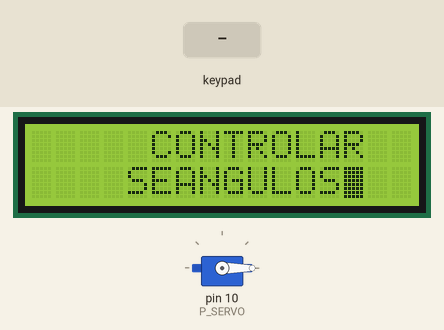
This sketch was run on a simulated Arduino Uno, built with avr-gcc and run on an emulated ATmega328P. Parts: 16×2 character LCD, servo. The inputs (shaded band) are chosen by the test bench.

Above: at 0.7 s.
1.3 s: keypad keys 1 2 * pressed 0.4 s apart
At 4.5 s:
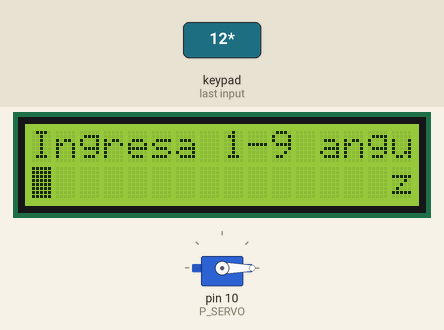
5.5 s: key '1' pressed
At 6.7 s:
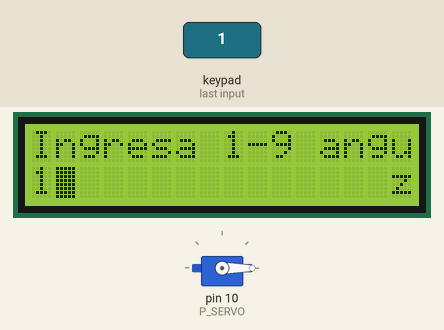
7.0 s: key '2' pressed
At 7.6 s:
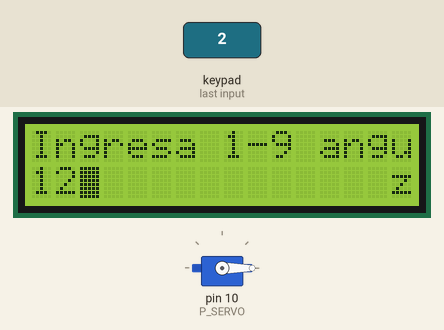
8.5 s: keypad keys 1 2 pressed 0.4 s apart
At 10.1 s:
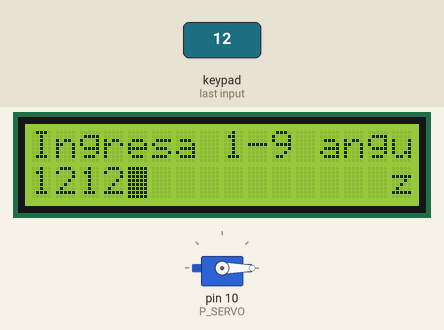
Timing chart, 0 to 11.6 s (numbered marks = the images above; inputs shaded):
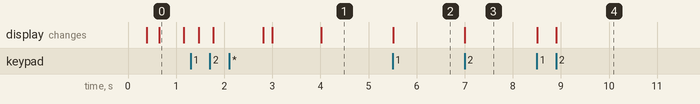

Measured:
- after the input at 1.3 s, the display: first differs from a run without the input after 0.48 s (image 1 shows a later state)
- after the input at 5.5 s, the display: changes at once (image 2)
- after the input at 7.0 s, the display: changes at once (image 3)
- after the input at 8.5 s, the display: first changes at once (image 4 shows a later state)
- what the display in image 0 shows lasts 0.5 s, from 0.7 s to 1.2 s

The sketch:

3_Servomotor.ino
```cpp
// 3_Servomotor

// Para servo
#include <PWMServo.h>

// Teclado 4x4
#include <Keypad.h>
#include <LiquidCrystal_I2C.h>

// Base de transistor para motor en D10
#define P_SERVO 10

// Para LCD
const byte lcdrows = 4;
const byte lcdcols = 20;

// Para teclado (pines 2 - 9)
const byte nrows = 4;
const byte ncols = 4;
const byte rows[nrows] = {2, 3, 4, 5};
const byte cols[ncols] = {6, 7, 8, 9};
char keys[nrows][ncols] =
{ {'1', '2', '3', 'C'},
  {'4', '5', '6', '+'},
  {'7', '8', '9', '-'},
  {'*', '0', '/', '='}};

// VARIABLES-------------------------------------------------

// Objeto Keypad
Keypad kbd = Keypad(makeKeymap(keys), rows, cols, nrows, ncols);

// set the LCD address to 0x27 for a 16 chars and 2 line display
LiquidCrystal_I2C lcd(0x27, lcdrows, lcdcols);

PWMServo servo;

void animacion(void);
void mensajeInicio(void);
byte leerAngulos(byte*, byte);
void escribirAngulos(byte*, byte);

// Para leer teclado
char k;

void setup() {

  // Incio LCD
  lcd.init();
  // Luz de fondo LCD
  lcd.backlight();
  // No mostrar cursor
  lcd.noCursor();

  servo.attach(P_SERVO); // Inicia servo en pin 10
  // Servo a cero grados
  servo.write(0);

}

void loop() {


  byte angulos[9];
  byte cuantos;

  // Inicio con animación
  animacion();
  mensajeInicio();
  delay(500);
  animacion();

  lcd.print("Ingresa 1-9 angulos,");
  lcd.setCursor(0, 1);
  lcd.print("(=) para siguiente,");
  lcd.setCursor(0, 2);
  lcd.print("(*) para finalizar:");
  lcd.setCursor(0, 3);

  lcd.blink();

  cuantos = leerAngulos(angulos);
  escribirAngulos(angulos, cuantos);

}

void animacion(void){

  // Que no parpadee el cursor
  lcd.noBlink();

  for(byte i = 0; i < lcdcols; ++i){
    for(byte j = 0; j < lcdrows; ++j) {
      lcd.setCursor(i, j);
      lcd.print((char)0xFF);
    }
    delay(7);
  }
  for(byte i = 0; i < lcdcols; ++i){
    for(byte j = 0; j < lcdrows; ++j) {
      lcd.setCursor(i, j);
      lcd.print(" ");
    }
    delay(6);
  }
  lcd.setCursor(0, 0);
  // Que parpadee el cursor
  lcd.blink();
}

void mensajeInicio(void) {

  lcd.setCursor(5, 0);
  lcd.print("CONTROLAR");
  lcd.setCursor(4, 1);
  lcd.print("SERVOMOTOR");
  lcd.setCursor(8, 2);
  lcd.print("CON");
  lcd.setCursor(6, 3);
  lcd.print("ANGULOS");
}
// Lee angulos y retorna cuantos hubo
byte leerAngulos(byte* angulos){

  byte cuantos = 0;

  // Valor por defecto, inválido, debe ser 0-180
  byte ang = 255;

  // Mientras halla menos de 10 ángulos
  do {

    // Hasta obtener tecla
    while((k = kbd.getKey()) == '\0');

    // Si hay al menos uno, puede terminar
    if(k == '*' && cuantos > 0) {

      return cuantos;

    } else if(k == '=' && ang <= 180) { // Si va por siguiente y hay angulo guardado

      // Guarda actual y va por siguiente
      angulos[cuantos++] = ang;

      // Reinicio angulo
      ang = 0;

      // Escribe cuantos llevo y vacia espacio
      lcd.setCursor(19, 3);
      lcd.print(cuantos);
      lcd.setCursor(0, 3);
      lcd.print("    ");
      lcd.setCursor(0, 3);

    } else if('0' <= k && k <= '9' && ang <= 180){

      // Para sumar unidades
      ang *= 10;

      // Imrpimo
      lcd.print(k);

      // Sumo
      ang += (k - '0');

    } else {  // Si nada de lo anterior se cumple, el usuario realizó acción inválida


      ang = 0;
      lcd.setCursor(0, 3);
      lcd.print("Opcion invalida");
      delay(1000);
      lcd.setCursor(0, 3);
      for(byte i = 0; i < 15; ++i)
        lcd.print(" ");
      lcd.setCursor(0, 3);
    }

  } while(cuantos < 9);

  // Si el programa llegó a aquí el array está lleno
  return cuantos;
}

void escribirAngulos(byte* angulos, byte cuantos) {

  // Para cada ángulo
  for(byte i = 0; i < cuantos; ++i) {

    // Notifica al usuario de la operación
    animacion();
    lcd.print("Angulo ");
    lcd.print(i + 1);
    lcd.print(": ");
    lcd.print(angulos[i]);
    lcd.print(" ");
    lcd.print((char)0xDF);


    // Mueve motor a ángulo
    servo.write(angulos[i]);

    // Espera
    delay(2000);

  }
}
```
